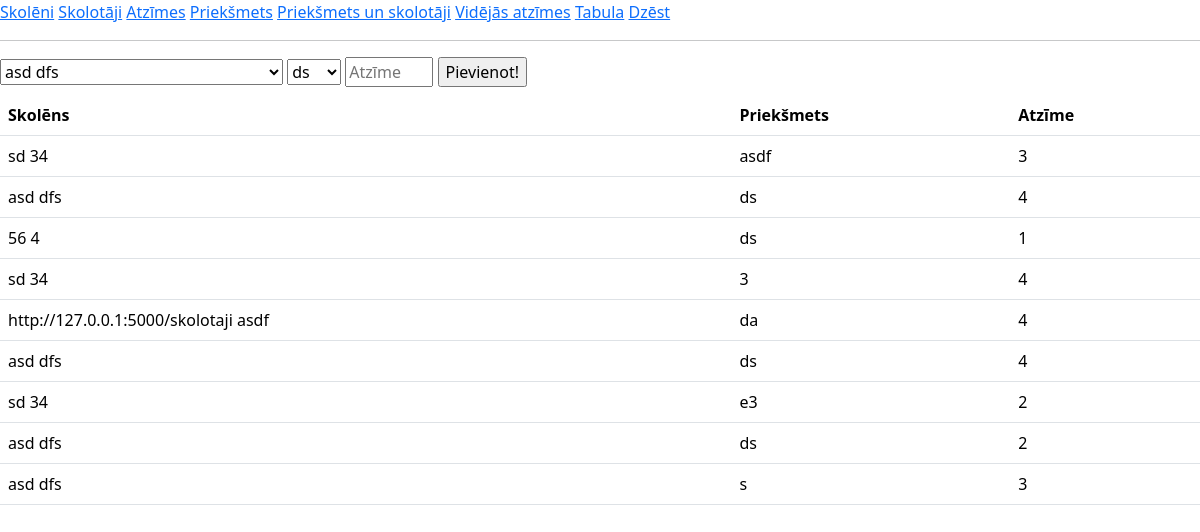
/atzimes, run on an earlier commit of the app's database.
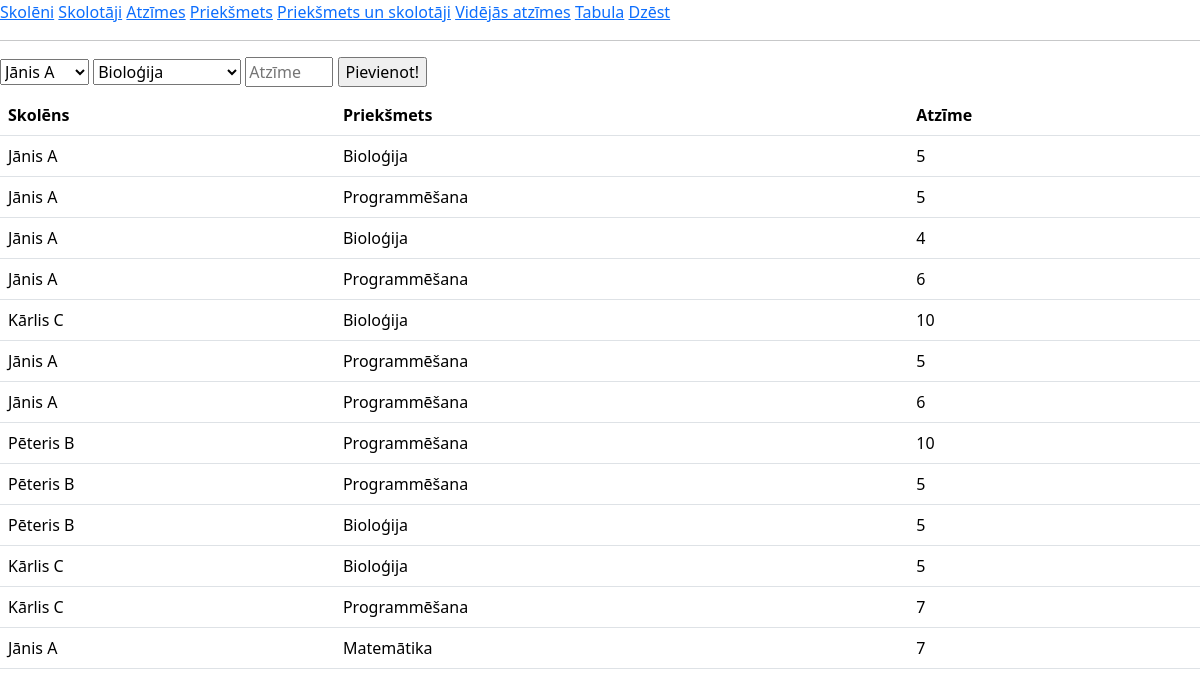
And on a later commit of the database.
### tables this page shows
CREATE TABLE atzime(
        id INTEGER PRIMARY KEY AUTOINCREMENT,
        vards_id INTEGER NOT NULL,
        subject_id INTEGER NOT NULL,
        grade INTEGER NOT NULL,
        FOREIGN KEY (vards_id) REFERENCES skoleni(id),
        FOREIGN KEY (subject_id) REFERENCES subject(id)
        );

CREATE TABLE skoleni(
        id INTEGER PRIMARY KEY AUTOINCREMENT,
        vards TEXT NOT NULL,
        uzvards TEXT NOT NULL
        );

CREATE TABLE prieksmeti(
        id INTEGER PRIMARY KEY AUTOINCREMENT,
        subject TEXT NOT NULL
        );

### main.py (the view, shortened to what this page needs)
@app.route("/atzimes", methods=["POST", "GET"])
def atzime():
    atzime_db = iegut_atzime()
    prieksmeti_id_db = iegut_prieksmeti_id()
    skoleni_id_db = iegut_skoleni_id()
    print(atzime_db)
    return render_template("atzimes.html", aizsutitais="", atzime=atzime_db, skoleni=skoleni_id_db, prieksmeti=prieksmeti_id_db)

### dati.py (called while the page is built)
def iegut_atzime():
    cur = conn.cursor()
    cur.execute(
        f"""
        SELECT vards, uzvards, subject, grade
        FROM
        (atzime JOIN skoleni ON skoleni.id = atzime.vards_id)
        JOIN prieksmeti ON prieksmeti.id = atzime.subject_id
        """
    )
    conn.commit()
    dati = cur.fetchall()
    return dati

def iegut_prieksmeti_id():
    cur = conn.cursor()
    cur.execute(
        f"""
        SELECT id, subject FROM prieksmeti
        """
    )
    conn.commit()
    dati = cur.fetchall()
    return dati

def iegut_skoleni_id():
    cur = conn.cursor()
    cur.execute(
        f"""
        SELECT id ,vards, uzvards FROM skoleni
        """
    )
    conn.commit()
    dati = cur.fetchall()
    return dati

### templates/atzimes.html (shortened to what this page needs)
{% extends 'skoleni.html'%}
{% block saturs %}
<form method="post">
  <select id="vards" name="vards">
    {% for viens in skoleni %}
      <option value="{{viens[0]}}">{{viens[1]}} {{viens[2]}}</option>
    {% endfor %}
  </select>
  <select id="subject" name="subject">
    {% for viens in prieksmeti %}
      <option value="{{viens[0]}}">{{viens[1]}}</option>
    {% endfor %}
  </select>
  <input type="number" id="atzime" name="atzime" placeholder="Atzīme" min="1" max="10">
  <input type="submit" value="Pievienot!">
  <table class="table">
      <tr>
        <th>Skolēns</th>
        <th>Priekšmets</th>
        <th>Atzīme</th>
      </tr>
      {% for viens in atzime %}
          <tr>
            <td>{{viens[0]}} {{viens[1]}}</td>
            <td>{{viens[2]}}</td>
            <td>{{viens[3]}}</td>
          </tr>
      {% endfor %}
  </table>
</form>
{% endblock %}

What changed in the data, as far as the page shows it:
no longer on this page (row unchanged): atzime: vards "sd", uzvards "34", subject "asdf", grade "3"
no longer on this page (row unchanged): atzime: vards "asd", uzvards "dfs", subject "ds", grade "4"
no longer on this page (row unchanged): atzime: vards "56", uzvards "4", subject "ds", grade "1"
no longer on this page (row unchanged): atzime: vards "sd", uzvards "34", subject "3", grade "4"
no longer on this page (row unchanged): atzime: vards "http://127.0.0.1:5000/skolotaji", uzvards "asdf", subject "da", grade "4"
no longer on this page (row unchanged): atzime: vards "asd", uzvards "dfs", subject "ds", grade "4"
no longer on this page (row unchanged): atzime: vards "sd", uzvards "34", subject "e3", grade "2"
no longer on this page (row unchanged): atzime: vards "asd", uzvards "dfs", subject "ds", grade "2"
no longer on this page (row unchanged): atzime: vards "asd", uzvards "dfs", subject "s", grade "3"
added atzime: vards "Jānis", uzvards "A", subject "Bioloģija", grade "5"
added atzime: vards "Jānis", uzvards "A", subject "Programmēšana", grade "5"
added atzime: vards "Jānis", uzvards "A", subject "Bioloģija", grade "4"
added atzime: vards "Jānis", uzvards "A", subject "Programmēšana", grade "6"
added atzime: vards "Kārlis", uzvards "C", subject "Bioloģija", grade "10"
added atzime: vards "Jānis", uzvards "A", subject "Programmēšana", grade "5"
added atzime: vards "Jānis", uzvards "A", subject "Programmēšana", grade "6"
added atzime: vards "Pēteris", uzvards "B", subject "Programmēšana", grade "10"
added atzime: vards "Pēteris", uzvards "B", subject "Programmēšana", grade "5"
added atzime: vards "Pēteris", uzvards "B", subject "Bioloģija", grade "5"
added atzime: vards "Kārlis", uzvards "C", subject "Bioloģija", grade "5"
added atzime: vards "Kārlis", uzvards "C", subject "Programmēšana", grade "7"
added atzime: vards "Jānis", uzvards "A", subject "Matemātika", grade "7"
Also different on the page:
form field vards: "asd dfs" → "Jānis A"
form field subject: "ds" → "Bioloģija"
